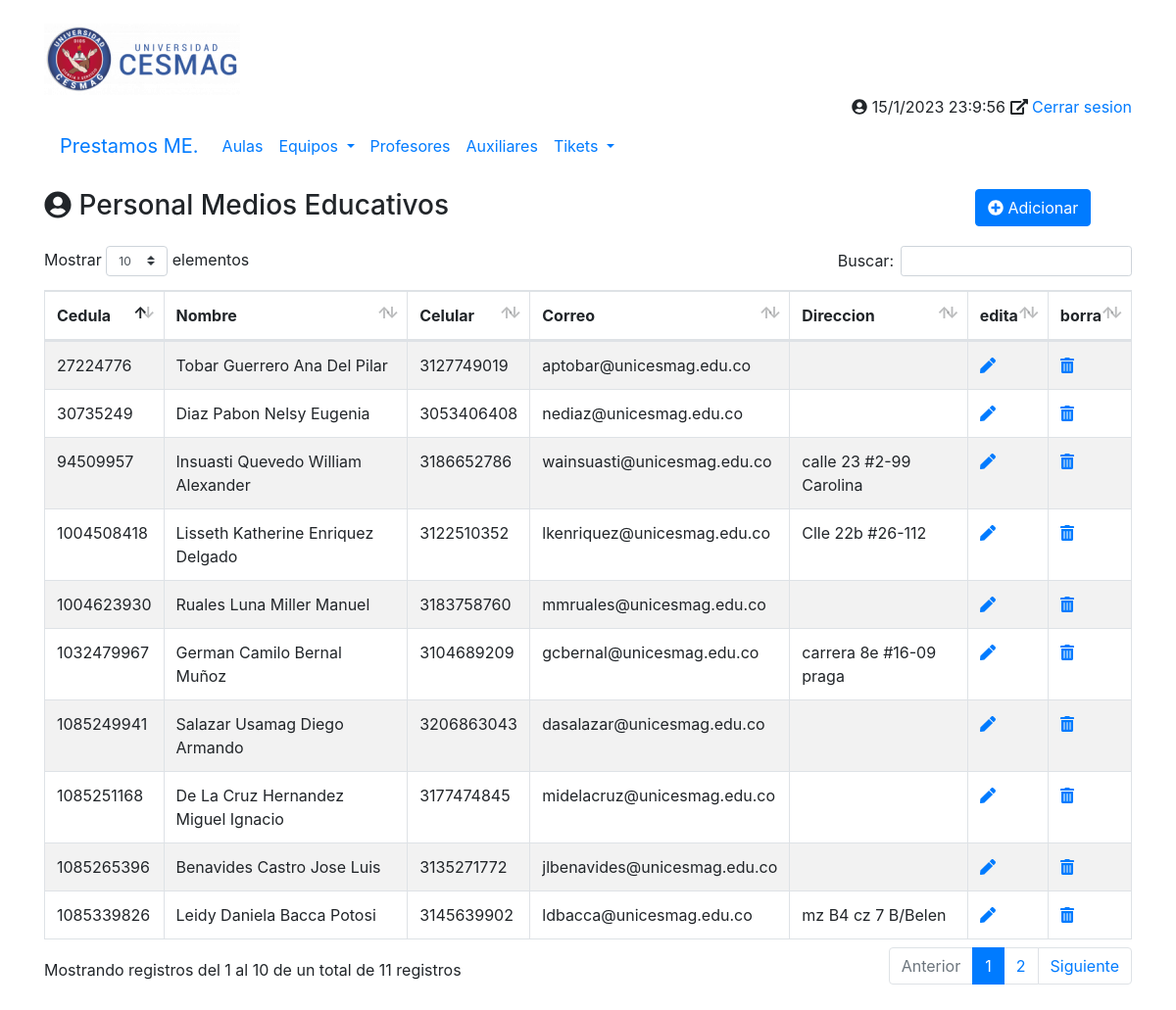
The app's page /principal.php?opcion=auxiliares with its own data.
### tables this page shows
CREATE TABLE `tbl_auxiliares` (
  `cedula` varchar(100) NOT NULL,
  `nombre` varchar(100) NOT NULL,
  `celular` varchar(100) DEFAULT NULL,
  `correo` varchar(100) DEFAULT NULL,
  `direccion` varchar(100) DEFAULT NULL
);

### php/auxiliares/auxiliares.php (the view, shortened to what this page needs)
<div class="row my-3">
	<div class="col-10">
		<h3><i class="fa fa-user-circle"></i> Personal Medios Educativos</h3>
	</div>
	<div class="col-2">
		<a href="./principal.php?opcion=auxiliar-nuevo&accion=ADICIONAR&cedula=0" class="btn btn-primary" title="Crear un nuevo Contacto">
			<i class="fas fa-plus-circle"></i>
			Adicionar
		</a>
	</div>
</div>
<div class="row my-3">
	<div class="col-12">
			<table id="miTabla"  class="table table-striped table-bordered table-hover">
			<thead>
					<tr>
						<th>Cedula</th>
						<th>Nombre</th>
						<th>Celular</th>
						<th>Correo</th>
						<th>Direccion</th>
						<th>edita</th>
						<th>borra</th>
					</tr>
			</thead>
			<tbody>
						<?php
							$conexion = conectarBD();
							$sSQL = "SELECT * FROM tbl_auxiliares";
							$datos = $conexion->query($sSQL);
							foreach ($datos as $fila):
									?>
										<tr>
											<td><?php echo $fila['cedula'];         ?></td>
											<td><?php echo $fila['nombre'];     ?></td>
											<td><?php echo $fila['celular'];  ?></td>
											<td><?php echo $fila['correo'];   ?></td>
											<td><?php echo $fila['direccion'];     ?></td>
											<?php
												echo'<td><a href="./principal.php?opcion=editar-auxiliar&accion=EDITAR&cedula='.$fila	['cedula'].'" title="Editar el Contacto"><i class="fas fa-pen"></i></a></td>
												<td><a href="./php/auxiliares/guardar.php?accion=ELIMINAR&cedula='.$fila	['cedula'].'" title="Borrar auxiliar"><i class="fas fa-trash-alt"></i></a></td>';
											?>
										</tr>
									<?php
							endforeach;
						?>
			</tbody>
		</table>
	</div>
</div>

### principal.php (shortened to what this page needs)
<?php
$opcion = (!isset($_GET['opcion'])) ? 'all_tikets' : $_GET['opcion'];
?>
<!DOCTYPE html>
<html lang="es">
<head>
  <link rel="stylesheet" href="lib/bootstrap/css/bootstrap.min.css">
  <link rel="stylesheet" href="lib/datatable/css/bootstrap.css">
  <link rel="stylesheet" href="lib/datatable/css/dataTables.bootstrap4.min.css">
</head>
<body>
  <div class="container my-4">
    <?php include_once("inc/encabezado.inc"); ?>
    <?php include_once("inc/Menu_Principal.inc"); ?>
    <section class="cuerpo">
      <?php
      switch ($opcion) {
        case 'auxiliares':
          include_once("php/auxiliares/auxiliares.php");
          break;
      }
      ?>
    </section>
  </div>
</body>
</html>

### inc/encabezado.inc (shortened to what this page needs)
<header>
    <div class="row">
        <div class="col-4">
            <img src="img/Escudo.png" alt="Logo de la Aplicación" class="img-fluid"
                onclick="window.location.href='principal.php?opcion=all_tikets'">
        </div>
    </div>
    <div class="row">
        <div class="col-12 text-right">
            <span>
                <i class="fa fa-user-circle"></i>
            </span>
            <span>
                <i class="fas fa-external-link-alt"></i>
                <a href="" class="">Cerrar sesion</a>
            </span>
        </div>
    </div>
</header>

### inc/Menu_Principal.inc (shortened to what this page needs)
<nav class="navbar navbar-expand-lg nadvar-light bg-ligth">
  <ul class="navbar-nav">
    <li class="nav-item dropdown">
      <a href="principal.php?opcion=all_tikets" class="navbar-brand">Prestamos ME.</a>
    </li>
    <li class="nav-item dropdown">
      <a href="principal.php?opcion=aulas" class="nav-link"> Aulas </a>
    </li>
    <li class="nav-item dropdown">
      <a href="principal.php?opcion=equipos" class="nav-link dropdown-toggle" data-toggle="dropdown"> Equipos </a>
    </li>
    <li class="nav-item dropdown">
      <a href="principal.php?opcion=profesores" class="nav-link"> Profesores </a>
    </li>
    <li class="nav-item dropdown">
      <a href="principal.php?opcion=auxiliares" class="nav-link"> Auxiliares </a>
    </li>
    <li class="nav-item dropdown">
      <a href="principal.php?opcion=tikets" class="nav-link dropdown-toggle" data-toggle="dropdown"> Tikets </a>
    </li>
  </ul>
</nav>

### records on screen
tbl_auxiliares: cedula "1085265396", nombre "Benavides Castro Jose Luis", celular "3135271772", correo "jlbenavides@unicesmag.edu.co"
tbl_auxiliares: cedula "1085251168", nombre "De La Cruz Hernandez Miguel Ignacio", celular "3177474845", correo "midelacruz@unicesmag.edu.co"
tbl_auxiliares: cedula "30735249", nombre "Diaz Pabon Nelsy Eugenia", celular "3053406408", correo "nediaz@unicesmag.edu.co"
tbl_auxiliares: cedula "1032479967", nombre "German Camilo Bernal Muñoz", celular "3104689209", correo "gcbernal@unicesmag.edu.co", direccion "carrera 8e #16-09 praga"
tbl_auxiliares: cedula "94509957", nombre "Insuasti Quevedo William Alexander", celular "3186652786", correo "wainsuasti@unicesmag.edu.co", direccion "calle 23 #2-99 Carolina"
tbl_auxiliares: cedula "1085339826", nombre "Leidy Daniela Bacca Potosi", celular "3145639902", correo "ldbacca@unicesmag.edu.co", direccion "mz B4 cz 7 B/Belen"
tbl_auxiliares: cedula "1004508418", nombre "Lisseth Katherine Enriquez Delgado", celular "3122510352", correo "lkenriquez@unicesmag.edu.co", direccion "Clle 22b #26-112"
tbl_auxiliares: cedula "1004623930", nombre "Ruales Luna Miller Manuel", celular "3183758760", correo "mmruales@unicesmag.edu.co"
tbl_auxiliares: cedula "1085249941", nombre "Salazar Usamag Diego Armando", celular "3206863043", correo "dasalazar@unicesmag.edu.co"
tbl_auxiliares: cedula "27224776", nombre "Tobar Guerrero Ana Del Pilar", celular "3127749019", correo "aptobar@unicesmag.edu.co"
